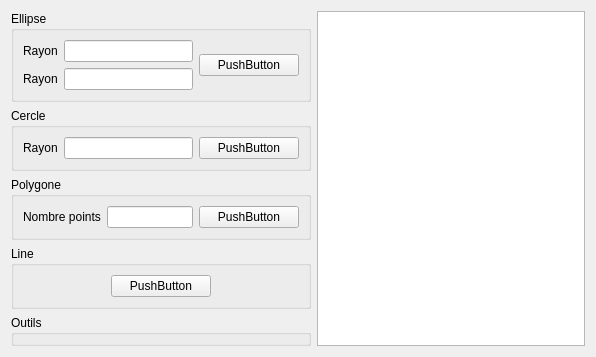
<?xml version="1.0" encoding="UTF-8"?>
<ui version="4.0">
 <class>ClientGui</class>
 <widget class="QWidget" name="ClientGui">
  <property name="geometry">
   <rect>
    <x>0</x>
    <y>0</y>
    <width>596</width>
    <height>342</height>
   </rect>
  </property>
  <property name="windowTitle">
   <string>Form</string>
  </property>
  <layout class="QHBoxLayout" name="horizontalLayout">
   <item>
    <layout class="QVBoxLayout" name="verticalLayout">
     <item>
      <widget class="QGroupBox" name="groupBoxEllipse">
       <property name="maximumSize">
        <size>
         <width>300</width>
         <height>16777215</height>
        </size>
       </property>
       <property name="title">
        <string>Ellipse</string>
       </property>
       <layout class="QHBoxLayout" name="horizontalLayout_5">
        <item>
         <layout class="QVBoxLayout" name="verticalLayoutEllispse">
          <item>
           <layout class="QHBoxLayout" name="hLayoutRlar">
            <item>
             <widget class="QLabel" name="labelLar">
              <property name="text">
               <string>Rayon</string>
              </property>
             </widget>
            </item>
            <item>
             <widget class="QLineEdit" name="lineEditRlar"/>
            </item>
           </layout>
          </item>
          <item>
           <layout class="QVBoxLayout" name="verticalLayout_4">
            <item>
             <layout class="QHBoxLayout" name="hLayoutRlon">
              <item>
               <widget class="QLabel" name="labelLon">
                <property name="text">
                 <string>Rayon</string>
                </property>
               </widget>
              </item>
              <item>
               <widget class="QLineEdit" name="lineEditRlon"/>
              </item>
             </layout>
            </item>
           </layout>
          </item>
         </layout>
        </item>
        <item>
         <widget class="QPushButton" name="buttonEllipse">
          <property name="minimumSize">
           <size>
            <width>100</width>
            <height>0</height>
           </size>
          </property>
          <property name="maximumSize">
           <size>
            <width>100</width>
            <height>16777215</height>
           </size>
          </property>
          <property name="text">
           <string>PushButton</string>
          </property>
         </widget>
        </item>
       </layout>
       <zorder>groupBox_6</zorder>
       <zorder>lineEditRayonCircle</zorder>
       <zorder>labelRayon</zorder>
       <zorder>verticalLayoutWidget_2</zorder>
       <zorder>buttonEllipse</zorder>
      </widget>
     </item>
     <item>
      <widget class="QGroupBox" name="groupBoxCircle">
       <property name="maximumSize">
        <size>
         <width>300</width>
         <height>16777215</height>
        </size>
       </property>
       <property name="title">
        <string>Cercle</string>
       </property>
       <layout class="QHBoxLayout" name="horizontalLayout_2">
        <item>
         <widget class="QLabel" name="labelRayon">
          <property name="text">
           <string>Rayon</string>
          </property>
         </widget>
        </item>
        <item>
         <widget class="QLineEdit" name="lineEditRayonCircle"/>
        </item>
        <item>
         <widget class="QPushButton" name="buttonCircle">
          <property name="minimumSize">
           <size>
            <width>100</width>
            <height>0</height>
           </size>
          </property>
          <property name="maximumSize">
           <size>
            <width>100</width>
            <height>16777215</height>
           </size>
          </property>
          <property name="text">
           <string>PushButton</string>
          </property>
         </widget>
        </item>
       </layout>
       <zorder>groupBoxEllipse</zorder>
       <zorder>groupBoxEllipse</zorder>
       <zorder>lineEditRayonCircle</zorder>
       <zorder>buttonCircle</zorder>
       <zorder>labelRayon</zorder>
      </widget>
     </item>
     <item>
      <widget class="QGroupBox" name="groupBox_5">
       <property name="maximumSize">
        <size>
         <width>300</width>
         <height>16777215</height>
        </size>
       </property>
       <property name="title">
        <string>Polygone</string>
       </property>
       <layout class="QHBoxLayout" name="horizontalLayout_3">
        <item>
         <widget class="QLabel" name="label_2">
          <property name="text">
           <string>Nombre points</string>
          </property>
         </widget>
        </item>
        <item>
         <widget class="QLineEdit" name="lineEdit_2"/>
        </item>
        <item>
         <widget class="QPushButton" name="pushButton_2">
          <property name="minimumSize">
           <size>
            <width>100</width>
            <height>0</height>
           </size>
          </property>
          <property name="maximumSize">
           <size>
            <width>100</width>
            <height>16777215</height>
           </size>
          </property>
          <property name="text">
           <string>PushButton</string>
          </property>
         </widget>
        </item>
       </layout>
      </widget>
     </item>
     <item>
      <widget class="QGroupBox" name="groupBox_4">
       <property name="maximumSize">
        <size>
         <width>300</width>
         <height>16777215</height>
        </size>
       </property>
       <property name="title">
        <string>Line</string>
       </property>
       <layout class="QHBoxLayout" name="horizontalLayout_4">
        <item>
         <widget class="QPushButton" name="pushButton_3">
          <property name="minimumSize">
           <size>
            <width>100</width>
            <height>0</height>
           </size>
          </property>
          <property name="maximumSize">
           <size>
            <width>100</width>
            <height>16777215</height>
           </size>
          </property>
          <property name="text">
           <string>PushButton</string>
          </property>
         </widget>
        </item>
       </layout>
       <zorder>groupBox_5</zorder>
       <zorder>pushButton_3</zorder>
      </widget>
     </item>
     <item>
      <widget class="QGroupBox" name="groupBox_6">
       <property name="maximumSize">
        <size>
         <width>300</width>
         <height>16777215</height>
        </size>
       </property>
       <property name="title">
        <string>Outils</string>
       </property>
      </widget>
     </item>
    </layout>
   </item>
   <item>
    <widget class="QGraphicsView" name="graphicsView"/>
   </item>
  </layout>
 </widget>
 <resources/>
 <connections/>
</ui>
